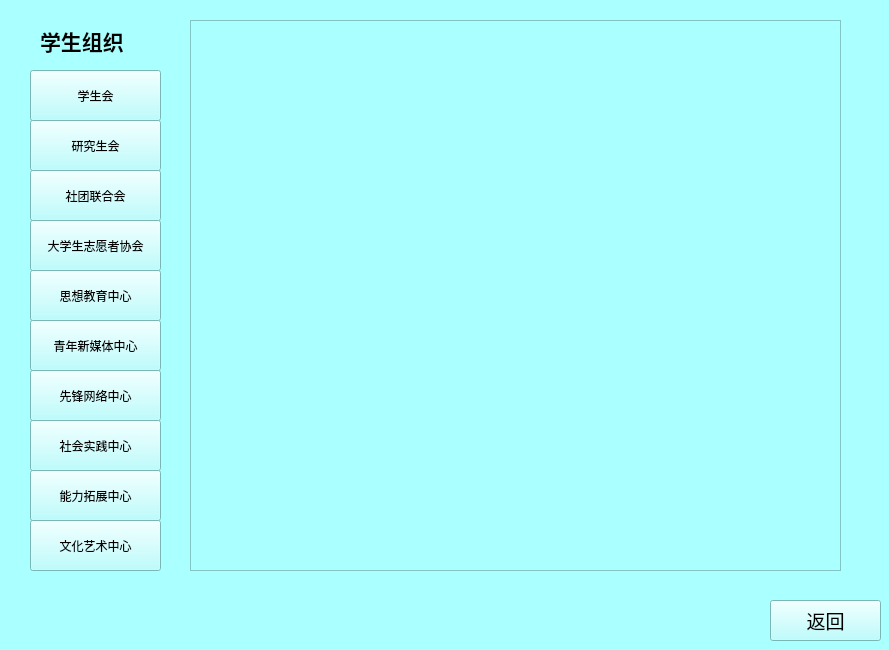
<?xml version="1.0" encoding="UTF-8"?>
<ui version="4.0">
 <class>Form</class>
 <widget class="QWidget" name="Form">
  <property name="geometry">
   <rect>
    <x>0</x>
    <y>0</y>
    <width>889</width>
    <height>650</height>
   </rect>
  </property>
  <property name="windowTitle">
   <string>Form</string>
  </property>
  <property name="styleSheet">
   <string notr="true">background-color: rgb(170, 255, 255);</string>
  </property>
  <widget class="QPushButton" name="pb2">
   <property name="geometry">
    <rect>
     <x>30</x>
     <y>70</y>
     <width>131</width>
     <height>51</height>
    </rect>
   </property>
   <property name="text">
    <string>学生会</string>
   </property>
   <property name="flat">
    <bool>false</bool>
   </property>
  </widget>
  <widget class="QPushButton" name="pb4">
   <property name="geometry">
    <rect>
     <x>30</x>
     <y>170</y>
     <width>131</width>
     <height>51</height>
    </rect>
   </property>
   <property name="text">
    <string>社团联合会</string>
   </property>
   <property name="flat">
    <bool>false</bool>
   </property>
  </widget>
  <widget class="QPushButton" name="pb6">
   <property name="geometry">
    <rect>
     <x>30</x>
     <y>270</y>
     <width>131</width>
     <height>51</height>
    </rect>
   </property>
   <property name="text">
    <string>思想教育中心</string>
   </property>
   <property name="flat">
    <bool>false</bool>
   </property>
  </widget>
  <widget class="QPushButton" name="pb8">
   <property name="geometry">
    <rect>
     <x>30</x>
     <y>370</y>
     <width>131</width>
     <height>51</height>
    </rect>
   </property>
   <property name="text">
    <string>先锋网络中心</string>
   </property>
   <property name="flat">
    <bool>false</bool>
   </property>
  </widget>
  <widget class="QPushButton" name="pb3">
   <property name="geometry">
    <rect>
     <x>30</x>
     <y>120</y>
     <width>131</width>
     <height>51</height>
    </rect>
   </property>
   <property name="text">
    <string>研究生会</string>
   </property>
   <property name="flat">
    <bool>false</bool>
   </property>
  </widget>
  <widget class="QPushButton" name="pb7">
   <property name="geometry">
    <rect>
     <x>30</x>
     <y>320</y>
     <width>131</width>
     <height>51</height>
    </rect>
   </property>
   <property name="text">
    <string>青年新媒体中心</string>
   </property>
   <property name="flat">
    <bool>false</bool>
   </property>
  </widget>
  <widget class="QPushButton" name="pb5">
   <property name="geometry">
    <rect>
     <x>30</x>
     <y>220</y>
     <width>131</width>
     <height>51</height>
    </rect>
   </property>
   <property name="text">
    <string>大学生志愿者协会</string>
   </property>
   <property name="flat">
    <bool>false</bool>
   </property>
  </widget>
  <widget class="QPushButton" name="pb11">
   <property name="geometry">
    <rect>
     <x>30</x>
     <y>520</y>
     <width>131</width>
     <height>51</height>
    </rect>
   </property>
   <property name="text">
    <string>文化艺术中心</string>
   </property>
   <property name="flat">
    <bool>false</bool>
   </property>
  </widget>
  <widget class="QPushButton" name="pb9">
   <property name="geometry">
    <rect>
     <x>30</x>
     <y>420</y>
     <width>131</width>
     <height>51</height>
    </rect>
   </property>
   <property name="text">
    <string>社会实践中心</string>
   </property>
   <property name="flat">
    <bool>false</bool>
   </property>
  </widget>
  <widget class="QPushButton" name="pb10">
   <property name="geometry">
    <rect>
     <x>30</x>
     <y>470</y>
     <width>131</width>
     <height>51</height>
    </rect>
   </property>
   <property name="text">
    <string>能力拓展中心</string>
   </property>
   <property name="flat">
    <bool>false</bool>
   </property>
  </widget>
  <widget class="QTextBrowser" name="words">
   <property name="geometry">
    <rect>
     <x>190</x>
     <y>20</y>
     <width>651</width>
     <height>551</height>
    </rect>
   </property>
   <property name="font">
    <font>
     <family>Adobe Arabic</family>
     <pointsize>18</pointsize>
    </font>
   </property>
   <property name="html">
    <string>&lt;!DOCTYPE HTML PUBLIC &quot;-//W3C//DTD HTML 4.0//EN&quot; &quot;http://www.w3.org/TR/REC-html40/strict.dtd&quot;&gt;
&lt;html&gt;&lt;head&gt;&lt;meta name=&quot;qrichtext&quot; content=&quot;1&quot; /&gt;&lt;style type=&quot;text/css&quot;&gt;
p, li { white-space: pre-wrap; }
&lt;/style&gt;&lt;/head&gt;&lt;body style=&quot; font-family:'Adobe Arabic'; font-size:18pt; font-weight:400; font-style:normal;&quot;&gt;
&lt;p style=&quot;-qt-paragraph-type:empty; margin-top:0px; margin-bottom:0px; margin-left:0px; margin-right:0px; -qt-block-indent:0; text-indent:0px;&quot;&gt;&lt;br /&gt;&lt;/p&gt;&lt;/body&gt;&lt;/html&gt;</string>
   </property>
  </widget>
  <widget class="QPushButton" name="back">
   <property name="geometry">
    <rect>
     <x>770</x>
     <y>600</y>
     <width>111</width>
     <height>41</height>
    </rect>
   </property>
   <property name="font">
    <font>
     <family>Adobe Arabic</family>
     <pointsize>14</pointsize>
    </font>
   </property>
   <property name="text">
    <string>返回</string>
   </property>
  </widget>
  <widget class="QLabel" name="label">
   <property name="geometry">
    <rect>
     <x>40</x>
     <y>20</y>
     <width>111</width>
     <height>41</height>
    </rect>
   </property>
   <property name="font">
    <font>
     <family>Adobe Arabic</family>
     <pointsize>16</pointsize>
     <weight>75</weight>
     <bold>true</bold>
    </font>
   </property>
   <property name="text">
    <string>学生组织</string>
   </property>
  </widget>
 </widget>
 <resources/>
 <connections/>
</ui>
